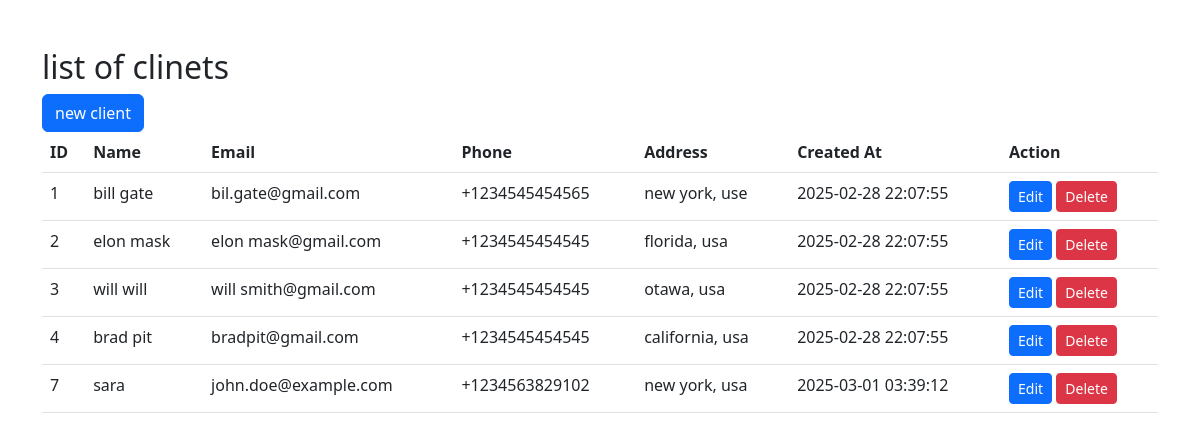
The page / on the database its author committed.
### tables this page shows
CREATE TABLE `client` (
  `id` int(11) NOT NULL,
  `name` varchar(100) NOT NULL,
  `email` varchar(200) NOT NULL,
  `phone` varchar(20) DEFAULT NULL,
  `address` varchar(200) DEFAULT NULL,
  `created_at` datetime NOT NULL DEFAULT current_timestamp()
);

### index.php (the view, shortened to what this page needs)
<!DOCTYPE html>
<html lang="en">
<head>
    <link href="https://cdn.jsdelivr.net/npm/bootstrap@5.3.0/dist/css/bootstrap.min.css" rel="stylesheet">
</head>
<body>
   <div class="container my-5">
    <h2>list of clinets</h2>
    <a href="/myshop/create.php" class="btn btn-primary" role="button">new client</a>
    <br>
    <table class="table">
        <thead>
            <tr>
                <th>ID</th>
                <th>Name</th>
                <th>Email</th>
                <th>Phone</th>
                <th>Address</th>
                <th>Created At</th>
                <th>Action</th>
            </tr>
        </thead>
        <tbody>
            <?php
            $servername = "localhost";
            $username = "root";
            $password = "";
            $database = "myshop";
            $connection = new mysqli($servername, $username, $password,$database);
            $sql = "SELECT * FROM client";
            $result = $connection->query($sql);
            while ($row = $result->fetch_assoc()) {
                echo "
                <tr>
                    <td>$row[id]</td>
                    <td>$row[name]</td>
                    <td>$row[email]</td>
                    <td>$row[phone]</td>
                    <td>$row[address]</td>
                    <td>$row[created_at]</td>
                    <td>
                        <a class='btn btn-primary btn-sm' href='/myshop/edit.php?id={$row['id']}'>Edit</a>
                        <a class='btn btn-danger btn-sm' href='/myshop/delete.php?id={$row['id']}'>Delete</a>
                    </td>
                </tr>
                ";
            }
            ?>
        </tbody>
    </table>
   </div>
</body>
</html>

### rows shown on the page
client: id "1", name "bill gate", email "bil.gate@gmail.com", phone "+1234545454565", address "new york, use", created_at "2025-02-28 22:07:55"
client: id "2", name "elon mask", email "elon mask@gmail.com", phone "+1234545454545", address "florida, usa", created_at "2025-02-28 22:07:55"
client: id "3", name "will will", email "will smith@gmail.com", phone "+1234545454545", address "otawa, usa", created_at "2025-02-28 22:07:55"
client: id "4", name "brad pit", email "bradpit@gmail.com", phone "+1234545454545", address "california, usa", created_at "2025-02-28 22:07:55"
client: id "7", name "sara", email "john.doe@example.com", phone "+1234563829102", address "new york, usa", created_at "2025-03-01 03:39:12"
